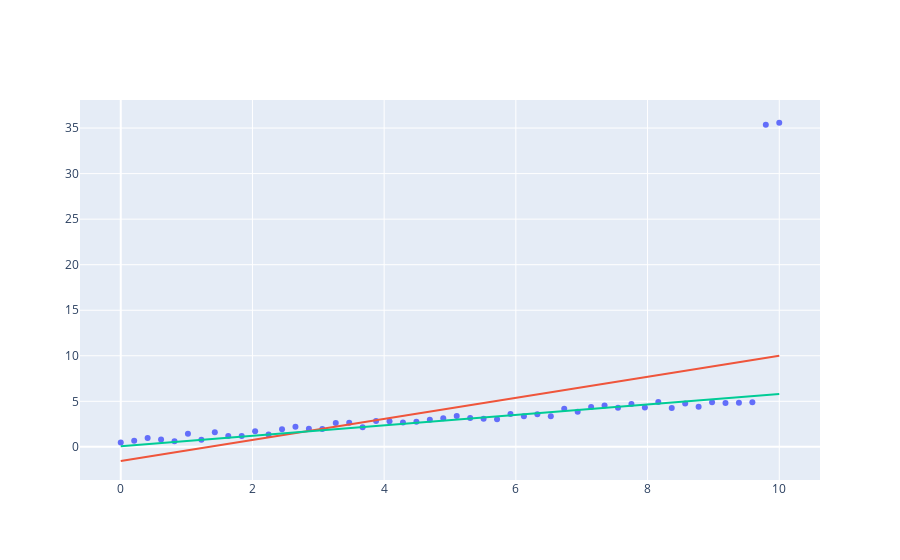

Notebook code for this chart:
### Code cell
λ = 1000
N= 50
x = np.linspace(0,10,N)
y = 0.5 *x + np.random.rand(N)
df = pd.DataFrame(x)
df['ones'] = 1
X= df.values
y[-1] = y[-1] + 30
y[-2] = y[-2] + 30
w = np.linalg.solve(np.matmul(X.T,X),np.matmul(X.T,y))
w_reg = np.linalg.solve(np.matmul(X.T,X) + λ*np.identity(X.shape[1]),np.matmul(X.T,y))
fig = go.Figure()
fig.add_trace(go.Scatter(x=x,y=y,mode ='markers'))
fig.add_trace(go.Scatter(x=x,y=np.matmul(X,w),mode ='lines'))
fig.add_trace(go.Scatter(x=x,y=np.matmul(X,w_reg),mode ='lines'))
fig.update_layout(showlegend=False)
fig.show()
